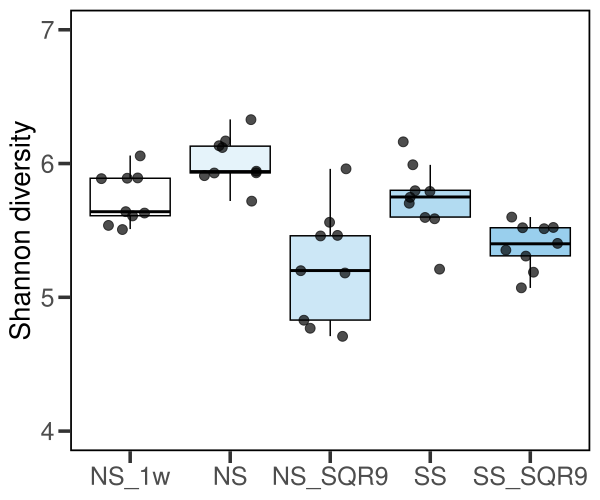

Write the R code that produced this figure.
# === Load required packages ===
library(ggplot2)
library(dplyr)
library(ggpubr)

# === Import data ===
df <- read.csv("Shannon_gyrA.csv")

# Preserve the order of factor levels
df$richness <- factor(df$richness, levels = unique(df$richness))


# Color palette option 2: 99CFED tones
my_colors <- c("#ffffff", "#e5f3fa", "#cce7f6", "#b2dbf1", "#99cfed")

# === Plot boxplot without significance annotations ===
p <- ggplot(df, aes(x = richness, y = Shannon)) +
  geom_boxplot(aes(fill = richness), width = 1, outlier.shape = NA, color = "black") +
  geom_jitter(size = 3, alpha = 0.7, color = "black", width = 0.3) +
  scale_fill_manual(values = my_colors) +
  scale_color_manual(values = my_colors) +
  theme_bw(base_size = 14) +
  theme(
    legend.position = "none",
    axis.title.x = element_blank(),
    axis.title.y = element_text(size = 20, face = "plain"),
    axis.text = element_text(size = 18),
    panel.border = element_rect(color = "black", linewidth = 1.2, fill = NA),
    axis.ticks = element_line(linewidth = 1.2),
    axis.ticks.length = unit(0.3, "cm"),
    panel.grid.major = element_blank(),
    panel.grid.minor = element_blank()
  ) +
  labs(y = "Shannon diversity") +
  ylim(4, 7)

# === Save figure as PDF ===
ggsave("Shannon_gyrA.pdf", plot = p, device = "pdf", width = 6, height = 5, units = "in")
